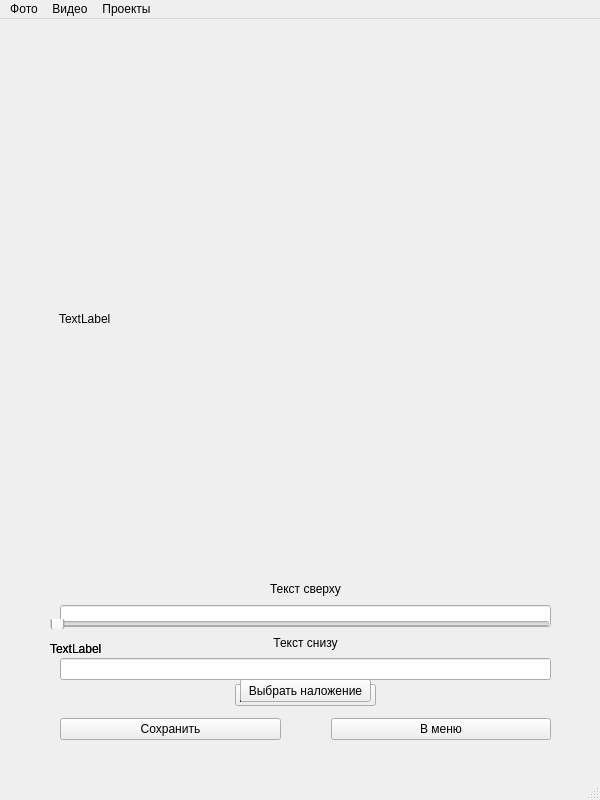
<?xml version="1.0" encoding="UTF-8"?>
<ui version="4.0">
 <class>MainWindow</class>
 <widget class="QMainWindow" name="MainWindow">
  <property name="geometry">
   <rect>
    <x>0</x>
    <y>0</y>
    <width>600</width>
    <height>800</height>
   </rect>
  </property>
  <property name="windowTitle">
   <string>MainWindow</string>
  </property>
  <widget class="QWidget" name="centralwidget">
   <widget class="QLabel" name="media">
    <property name="geometry">
     <rect>
      <x>59</x>
      <y>50</y>
      <width>491</width>
      <height>500</height>
     </rect>
    </property>
    <property name="text">
     <string>TextLabel</string>
    </property>
   </widget>
   <widget class="QWidget" name="horizontalLayoutWidget">
    <property name="geometry">
     <rect>
      <x>60</x>
      <y>690</y>
      <width>491</width>
      <height>41</height>
     </rect>
    </property>
    <layout class="QHBoxLayout" name="horizontalLayout">
     <property name="spacing">
      <number>50</number>
     </property>
     <property name="leftMargin">
      <number>0</number>
     </property>
     <item>
      <widget class="QPushButton" name="save_button">
       <property name="enabled">
        <bool>true</bool>
       </property>
       <property name="text">
        <string>Сохранить</string>
       </property>
       <property name="autoDefault">
        <bool>false</bool>
       </property>
       <property name="default">
        <bool>false</bool>
       </property>
       <property name="flat">
        <bool>false</bool>
       </property>
      </widget>
     </item>
     <item>
      <widget class="QPushButton" name="menu_button">
       <property name="text">
        <string>В меню</string>
       </property>
      </widget>
     </item>
    </layout>
   </widget>
   <widget class="QComboBox" name="demik_vars">
    <property name="geometry">
     <rect>
      <x>235</x>
      <y>665</y>
      <width>141</width>
      <height>22</height>
     </rect>
    </property>
    <item>
     <property name="text">
      <string>Добавить текст</string>
     </property>
    </item>
    <item>
     <property name="text">
      <string>Изменить текст</string>
     </property>
    </item>
    <item>
     <property name="text">
      <string>Отменить действие</string>
     </property>
    </item>
   </widget>
   <widget class="QSlider" name="p_jackal_slider">
    <property name="geometry">
     <rect>
      <x>50</x>
      <y>600</y>
      <width>500</width>
      <height>10</height>
     </rect>
    </property>
    <property name="orientation">
     <enum>Qt::Horizontal</enum>
    </property>
   </widget>
   <widget class="QLabel" name="p_jackal_label">
    <property name="geometry">
     <rect>
      <x>50</x>
      <y>620</y>
      <width>500</width>
      <height>20</height>
     </rect>
    </property>
    <property name="text">
     <string>TextLabel</string>
    </property>
   </widget>
   <widget class="QWidget" name="verticalLayoutWidget">
    <property name="geometry">
     <rect>
      <x>60</x>
      <y>560</y>
      <width>491</width>
      <height>101</height>
     </rect>
    </property>
    <layout class="QVBoxLayout" name="verticalLayout_2">
     <item>
      <widget class="QLabel" name="hint_top_2">
       <property name="layoutDirection">
        <enum>Qt::LeftToRight</enum>
       </property>
       <property name="text">
        <string>Текст сверху</string>
       </property>
       <property name="textFormat">
        <enum>Qt::AutoText</enum>
       </property>
       <property name="alignment">
        <set>Qt::AlignCenter</set>
       </property>
      </widget>
     </item>
     <item>
      <widget class="QLineEdit" name="demik_top_2"/>
     </item>
     <item>
      <widget class="QLabel" name="hint_bottom_2">
       <property name="text">
        <string>Текст снизу</string>
       </property>
       <property name="alignment">
        <set>Qt::AlignCenter</set>
       </property>
      </widget>
     </item>
     <item>
      <widget class="QLineEdit" name="demik_bottom_2"/>
     </item>
    </layout>
   </widget>
   <widget class="QLabel" name="v_jackal_label">
    <property name="geometry">
     <rect>
      <x>50</x>
      <y>620</y>
      <width>500</width>
      <height>20</height>
     </rect>
    </property>
    <property name="text">
     <string>TextLabel</string>
    </property>
   </widget>
   <widget class="QSlider" name="v_jackal_slider">
    <property name="geometry">
     <rect>
      <x>50</x>
      <y>600</y>
      <width>500</width>
      <height>10</height>
     </rect>
    </property>
    <property name="orientation">
     <enum>Qt::Horizontal</enum>
    </property>
   </widget>
   <widget class="QPushButton" name="bomb_overlay">
    <property name="geometry">
     <rect>
      <x>240</x>
      <y>660</y>
      <width>131</width>
      <height>23</height>
     </rect>
    </property>
    <property name="text">
     <string>Выбрать наложение</string>
    </property>
   </widget>
  </widget>
  <widget class="QMenuBar" name="menubar">
   <property name="geometry">
    <rect>
     <x>0</x>
     <y>0</y>
     <width>600</width>
     <height>21</height>
    </rect>
   </property>
   <widget class="QMenu" name="photo">
    <property name="title">
     <string>Фото</string>
    </property>
    <addaction name="p_jackal"/>
    <addaction name="demik"/>
   </widget>
   <widget class="QMenu" name="video">
    <property name="title">
     <string>Видео</string>
    </property>
    <addaction name="v_jackal"/>
    <addaction name="bomb"/>
   </widget>
   <widget class="QMenu" name="project">
    <property name="title">
     <string>Проекты</string>
    </property>
    <addaction name="projects"/>
    <addaction name="separator"/>
    <addaction name="drop"/>
   </widget>
   <addaction name="photo"/>
   <addaction name="video"/>
   <addaction name="project"/>
  </widget>
  <widget class="QStatusBar" name="statusbar"/>
  <action name="p_jackal">
   <property name="text">
    <string>Шакалинатор</string>
   </property>
  </action>
  <action name="demik">
   <property name="text">
    <string>Демотивинатор</string>
   </property>
  </action>
  <action name="v_jackal">
   <property name="text">
    <string>Шакалинатор</string>
   </property>
  </action>
  <action name="bomb">
   <property name="text">
    <string>Бомбинатор</string>
   </property>
  </action>
  <action name="projects">
   <property name="text">
    <string>Проектинатор</string>
   </property>
  </action>
  <action name="drop">
   <property name="text">
    <string>Сбросинатор</string>
   </property>
  </action>
 </widget>
 <resources/>
 <connections/>
</ui>
